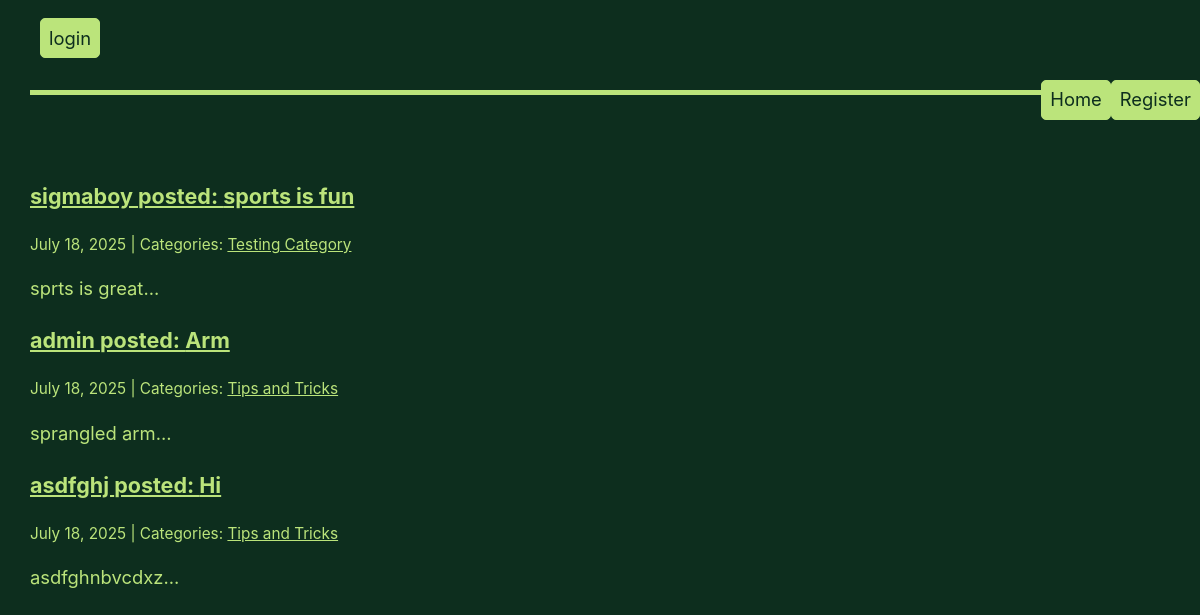
The page / on the database its author committed.
### app/models.py (models this page shows, shortened)
class Post(models.Model):
    author = models.CharField(max_length=100, default='admin')
    title = models.CharField(max_length=255)
    image = models.ImageField(null=True, blank=True, upload_to="media/")
    body = models.TextField()
    created_on = models.DateTimeField(auto_now_add=True)
    last_modified = models.DateTimeField(auto_now=True)
    categories = models.ManyToManyField("Category", related_name="posts")

class Category(models.Model):
    name = models.CharField(max_length=30)
    class Meta:
        verbose_name_plural = "categories"

### app/views.py (the view)
# urls.py: path('', views.index, name='index'),
def index(request):
    posts = Post.objects.all().order_by("-created_on")
    context = {
        "posts": posts,
    }
    return render(request, "app/index.html", context)

### app/templates/app/index.html (shortened to what this page needs)
{% extends "base.html" %}
{% block page_content %}
    {% block posts %}
        {% for post in posts %}
        <div class="post">
            <h3><a href="{% url 'post_detail' post.pk %}">{{ post.author }} posted: {{ post.title }}</a></h3>
            <small>
                {{ post.created_on.date }} | Categories:
                {% for category in post.categories.all %}
                    <a href="{% url 'category' category.name %}">
                        {{ category.name }}
                    </a>
                {% endfor %}
            </small>
            <p>{{ post.body | slice:":400" }}...</p>
          </div>
        {% endfor %}
    {% endblock posts %}
{% endblock page_content %}

### app/static/style.css (style rules this page uses)
a, a:visited { color: var(--accent); }
div { margin: 0.5rem 0; }

### rows shown on the page
Post: author "sigmaboy", title "sports is fun", created_on "July 18, 2025", body "sprts is great"
Category: name "Testing Category"
Post: author "admin", title "Arm", created_on "July 18, 2025", body "sprangled arm"
Category: name "Tips and Tricks"
Post: author "asdfghj", title "Hi", created_on "July 18, 2025", body "asdfghnbvcdxz"
